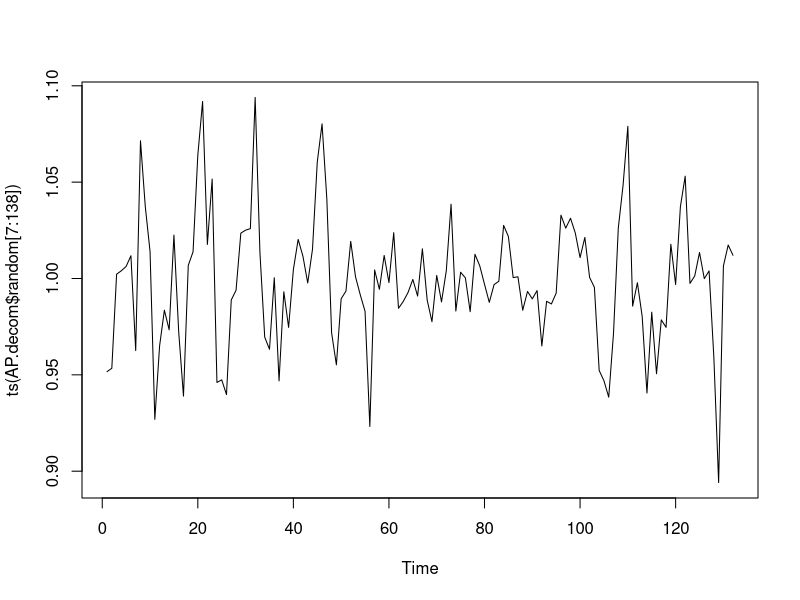
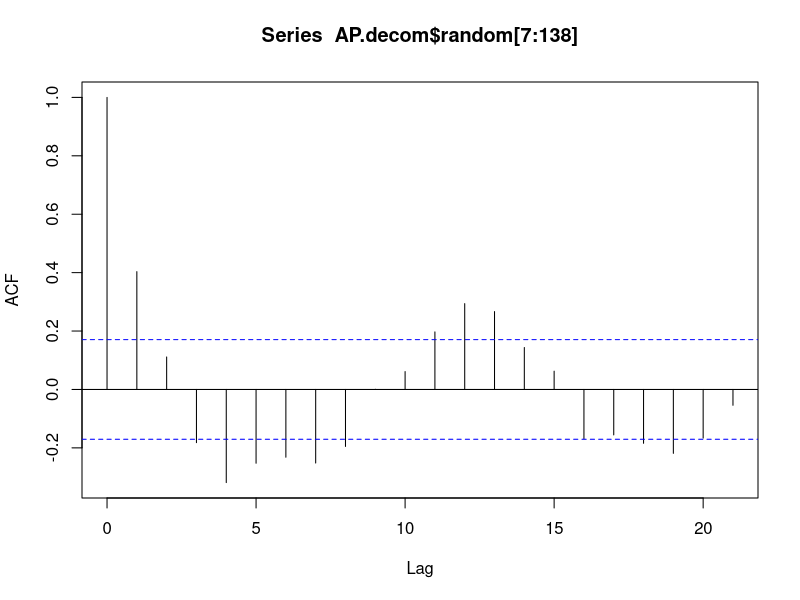

Write R code to recreate these figures, in order. (Note: this script raises an error after producing the figures.)
#Chapter 2 - Week5 Time Series Cowpertwait 


#Learning about correlograms
#Importing data
data("AirPassengers")
AP<-AirPassengers

#seasonally adjusting and removing trend with 'decompose' function

AP.decom <-decompose(AP, "multiplicative")
plot(ts(AP.decom$random[7:138]))
acf(AP.decom$random[7:138])

sd(AP[7:138])
sd(AP[7:138] - AP.decom$trend[7:138])

#The reduction in standard deviation from above steps shows that seasonal adjustment has
#been very effective

#*****************************************
#Question 4 from weekly quiz 
mean(varnish$y)
sd(varnish$y)
cov(varnish$x,varnish$y)

plot(guesswhat$x,guesswhat$y)
cor(guesswhat$x,guesswhat$y)

sd

#Question 7 from weekly quiz
#Using cbe dataset to plot chocolate product time series

ts.plot(cbind(trend, trend*seasonal), lty=1:2)

plot(decompose(choc.ts))
choc.decom <- decompose(choc.ts, type= "additive")
plot(choc.decom)
trend <- choc.decom$trend
seasonal <- choc.decom$seasonal
ts.plot(cbind(trend, trend+seasonal), lty=1:2)

elec.ts <- ts(cbe[, 3], start=1958, freq=12)
plot(cbind(elec.ts,choc.ts))

trend <- choc.decom$trend
seasonal <-choc.decom$seasonal
ts.plot(cbind(trend,trend*seasonal), lty=1:2)

choc.decom <- decompose(choc.ts, type= "additive")
plot(choc.decom)

#Question 8 from weekly quiz - Extracting trend and seasonal effect from chocolate ts
#creating chocolate time series

choc.ts <- ts(cbe[, 1], start=1958, freq=12)

# Decomposing time series and plotting it

choc.decom <- decompose(choc.ts, type= "multiplicative")

plot(choc.decom)

# Extracting trend and seasonal effects

trend <- choc.decom$trend
seasonal <- choc.decom$seasonal

# Superimposing trend and seasonal effect in one plot
ts.plot(cbind(trend, trend*seasonal), lty=1:2)

acf(choc.decom$random)
summary(choc.decom)
data(choc.ts)
data(cbe$choc)
summary(cbe$choc)
acf(choc.decom$random[7:138])
sd(cbe$choc[7:138])
sd(cbe$choc[7:390])
sd(cbe$choc[7])
sd(cbe$choc)

summary(AirPassengers)

acf(choc.decom$random[7:390])
acf(choc.decom$random[7])
